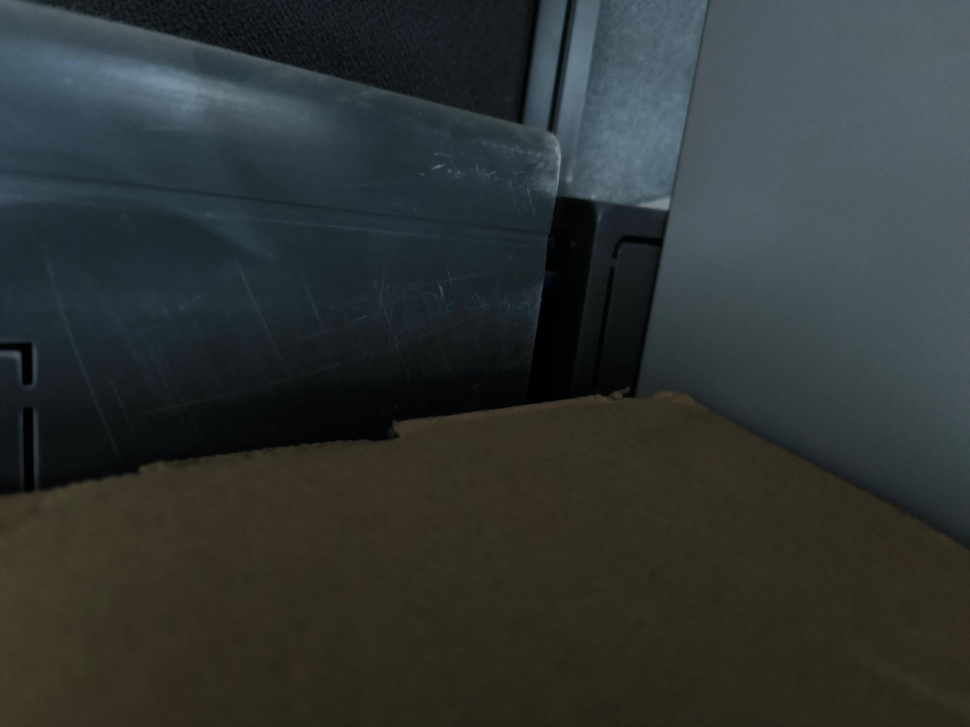
#> input picture 研一/text_analysis_and_image_processing/coding/low_light.jpg, 970 x 727 px, shrunk from 4096 x 3072 before the run, found by its file name
$ python prob2.2.1.py
#> lines starting #> are read from the running program, lines starting #| are printed output that depends on the picture
import cv2
import numpy as np
import matplotlib.pyplot as plt
from skimage import exposure
from skimage.io import imread

# Load image (grayscale)
img_path = "./coding/low_light.jpg"
img = cv2.imread(img_path, cv2.IMREAD_GRAYSCALE)
#> img: shape (727, 970); min 0, max 143, mean 50.4

# Histogram Equalization
equalized = cv2.equalizeHist(img)
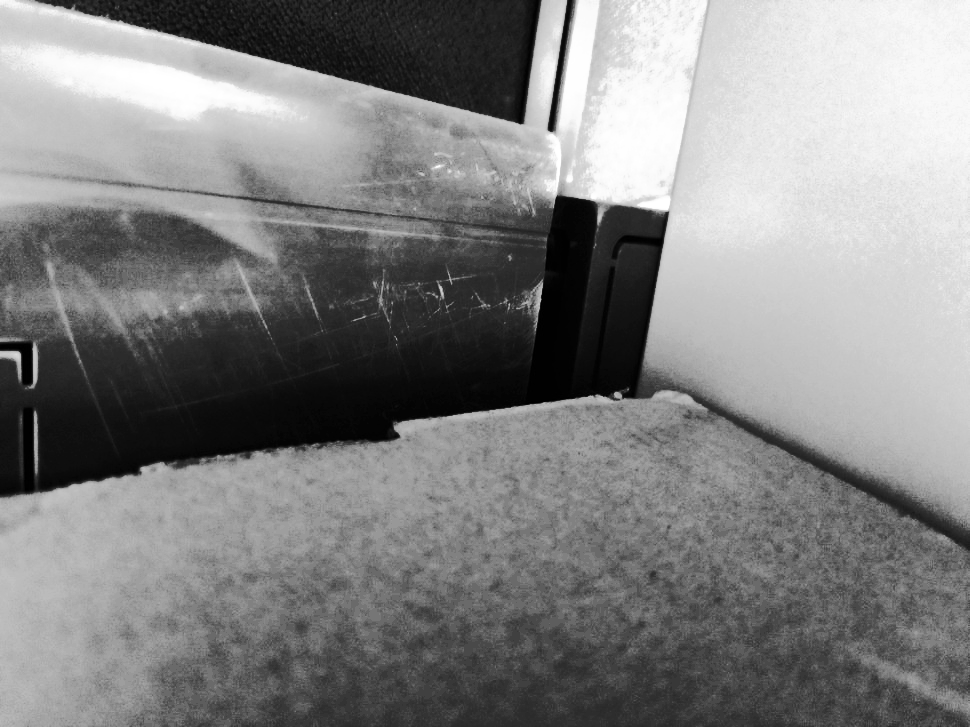
#> equalized: shape (727, 970); min 0, max 255, mean 130

# Histogram Specification (match to bright reference)
# For demonstration, use a synthetic reference histogram
reference = np.linspace(0, 255, img.shape[0] * img.shape[1]).reshape(img.shape).astype(np.uint8)
specified = exposure.match_histograms(img, reference, channel_axis=None)

# Plot results
titles = ["Original Image", "Histogram Equalization", "Histogram Specification"]
images = [img, equalized, specified]

plt.figure(figsize=(12, 3))
for i in range(3):
    plt.subplot(1, 3, i + 1)
    plt.imshow(images[i], cmap='gray')
    plt.title(titles[i])
    plt.axis('off')
plt.tight_layout()
plt.savefig("./coding/2.2.1_results/processed_results.png", dpi=100)
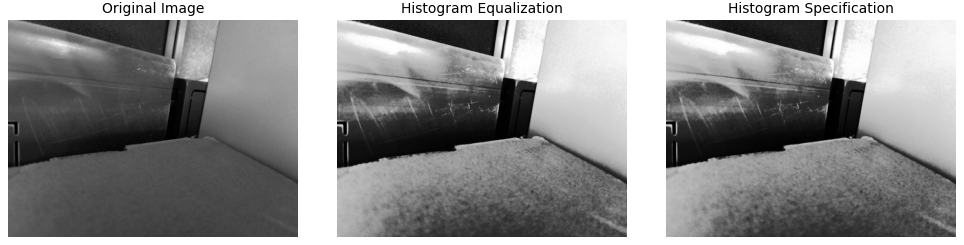
#> figure drawn by matplotlib, 3 panels
plt.show()

# Plot histograms
plt.figure(figsize=(12, 4))
for i in range(3):
    plt.subplot(1, 3, i + 1)
    plt.hist(images[i].ravel(), bins=256, range=[0, 256], color='gray')
    plt.title(titles[i] + " Histogram")
plt.tight_layout()
plt.savefig("./coding/2.2.1_results/histogram_results.png", dpi=100)
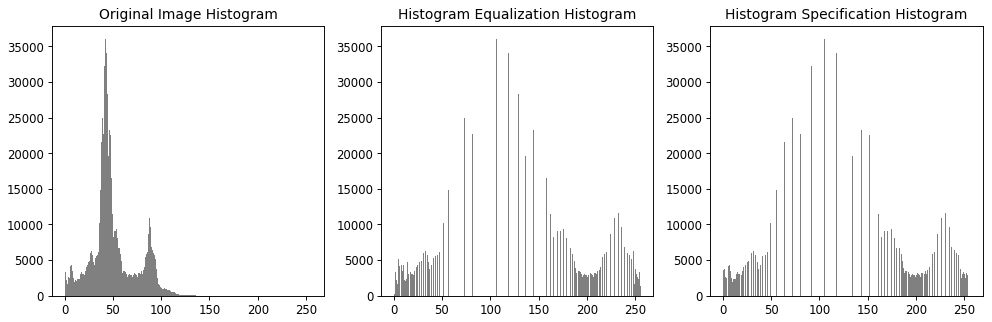
#> figure drawn by matplotlib, 3 panels; panel 1: tallest bar 36083 high, from x = 42 to 43; panel 2: tallest bar 36083 high, from x = 106 to 107; panel 3: tallest bar 36083 high, from x = 105 to 106
plt.show()
